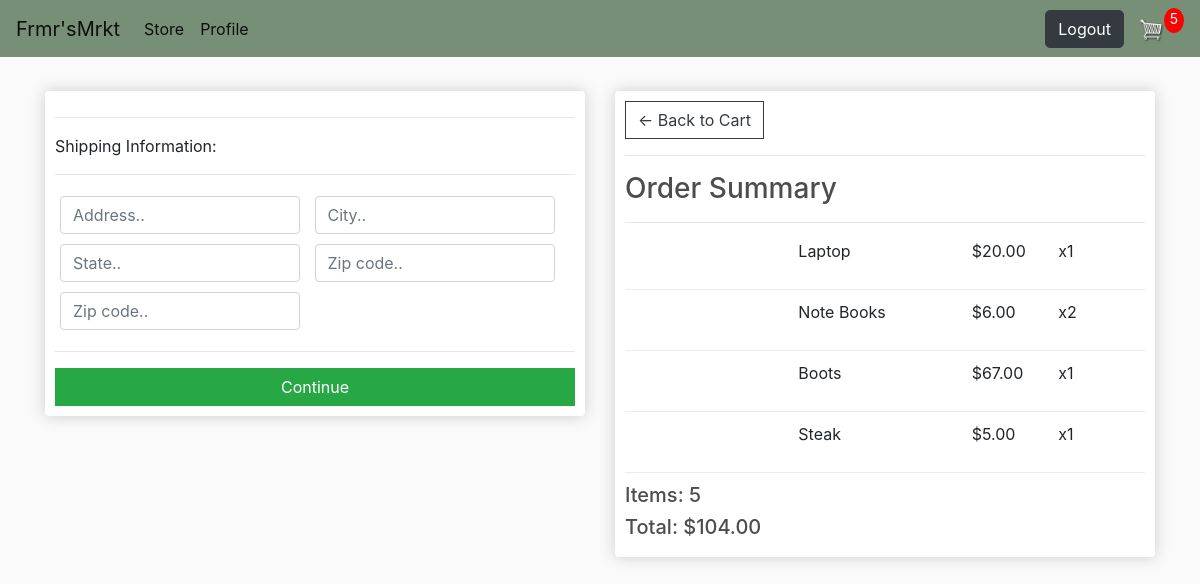
Before: /checkout/ (signed in) with the older database file.
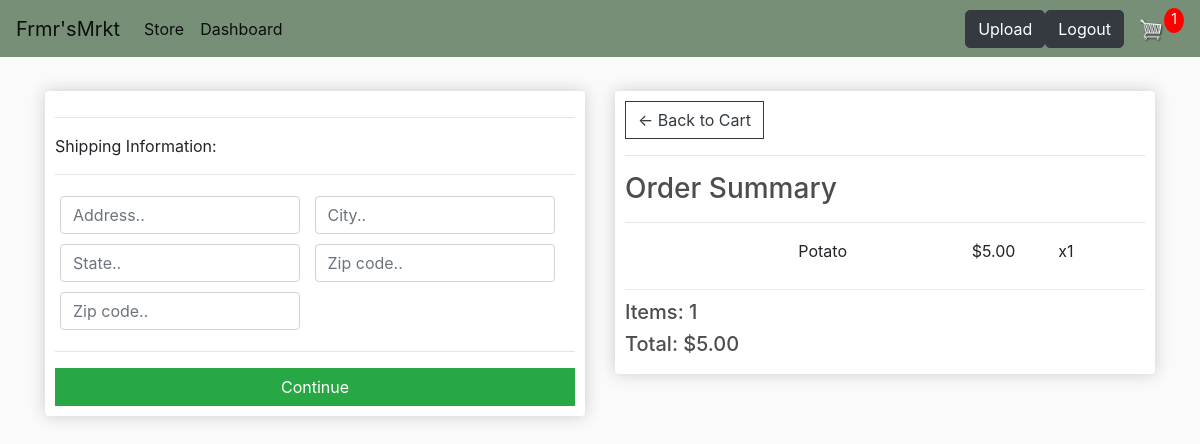
After: the same page with the newer database file.
### store/models.py (models this page shows, shortened)
class OrderItem(models.Model):
	product = models.ForeignKey(Product, on_delete=models.SET_NULL, null=True)
	order = models.ForeignKey(Order, on_delete=models.SET_NULL, null=True)
	quantity = models.IntegerField(default=0, null=True, blank=True)
	price = models.FloatField(null=False, default=0)
	business = models.ForeignKey(Customer, on_delete=models.SET_NULL, null=True)
	status = models.CharField(default='New', null=True, max_length=20)
	date_added = models.DateTimeField(auto_now_add=True)
	@property
	def get_total(self):
		total = self.product.price * self.quantity
		return total

class Product(models.Model):
    name = models.CharField(max_length=200)
    price = models.FloatField()
    quantity = models.IntegerField(default=10)
    digital = models.BooleanField(default=False,null=True, blank=True)
    image = models.ImageField(null=True, blank=True)
    description = models.TextField(null=True, blank=True)
    owner = models.ForeignKey(Customer, on_delete=models.CASCADE, null=True)
    category = models.CharField(max_length=50, default='Generic')
    date_added = models.DateTimeField(default=datetime.now())
    @property
    def imageURL(self):
        try:
            url = self.image.url
        except:
            url = ''
        return url

class Order(models.Model):
	customer = models.ForeignKey(Customer, on_delete=models.SET_NULL, null=True, blank=True)
	date_ordered = models.DateTimeField(auto_now_add=True)
	complete = models.BooleanField(default=False)
	transaction_id = models.CharField(max_length=100, null=True)
	@property
	def get_cart_total(self):
		orderitems = self.orderitem_set.all()
		total = sum([item.get_total for item in orderitems])
		return total
	@property
	def get_cart_items(self):
		orderitems = self.orderitem_set.all()
		total = sum([item.quantity for item in orderitems])
		return total
	@property
	def shipping(self):
		shipping = False
		orderitems = self.orderitem_set.all()
		for i in orderitems:
			if i.product.digital == False:
				shipping = True
		return shipping

### store/views.py (the view)
# urls.py: path('checkout/', views.checkout, name="checkout"),
def checkout(request):
	data = cartData(request)
	cartItems = data['cartItems']
	order = data['order']
	items = data['items']
	context = {'items':items, 'order':order, 'cartItems':cartItems}
	return render(request, 'store/checkout.html', context)

### store/utils.py (called while the page is built)
def cartData(request):
	if request.user.is_authenticated:
		customer = request.user.customer
		order, created = Order.objects.get_or_create(customer=customer, complete=False)
		items = order.orderitem_set.all()
		cartItems = order.get_cart_items
	else:
		cookieData = cookieCart(request)
		cartItems = cookieData['cartItems']
		order = cookieData['order']
		items = cookieData['items']
	return {'cartItems':cartItems ,'order':order, 'items':items}

### store/templates/store/checkout.html (shortened to what this page needs)
{% extends 'store/main.html' %} {% load static %} {% block content %}
<div class="row">
  <div class="col-lg-6">
    <div class="box-element" id="form-wrapper">
      <form id="form">
        <div id="shipping-info">
          <hr />
          <p>Shipping Information:</p>
          <hr />
          <div class="form-field">
            <input
              class="form-control"
              type="text"
              name="address"
              placeholder="Address.."
            />
          </div>
          <div class="form-field">
            <input
              class="form-control"
              type="text"
              name="city"
              placeholder="City.."
            />
          </div>
          <div class="form-field">
            <input
              class="form-control"
              type="text"
              name="state"
              placeholder="State.."
            />
          </div>
          <div class="form-field">
            <input
              class="form-control"
              type="text"
              name="zipcode"
              placeholder="Zip code.."
            />
          </div>
          <div class="form-field">
            <input
              class="form-control"
              type="text"
              name="country"
              placeholder="Zip code.."
            />
          </div>
        </div>
        <hr />
        <input
          id="form-button"
          class="btn btn-success btn-block"
          type="submit"
          value="Continue"
        />
      </form>
    </div>
    <br />
  </div>
  <div class="col-lg-6">
    <div class="box-element">
      <a class="btn btn-outline-dark" href="{% url 'cart' %}"
        >&#x2190; Back to Cart</a
      >
      <hr />
      <h3>Order Summary</h3>
      <hr />
      {% for item in items %}
      <div class="cart-row">
        <div style="flex: 2">
        </div>
        <div style="flex: 2"><p>{{item.product.name}}</p></div>
        <div style="flex: 1"><p>${{item.product.price|floatformat:2}}</p></div>
        <div style="flex: 1"><p>x{{item.quantity}}</p></div>
      </div>
      {% endfor %}
      <h5>Items: {{order.get_cart_items}}</h5>
      <h5>Total: ${{order.get_cart_total|floatformat:2}}</h5>
    </div>
  </div>
</div>
{% endblock content %}

Changed rows visible on the page:
removed OrderItem: product.name "Laptop", product.price "20.00", quantity "1"
removed OrderItem: product.name "Note Books", product.price "6.00", quantity "2"
removed OrderItem: product.name "Boots", product.price "67.00", quantity "1"
removed OrderItem: product.name "Steak", product.price "5.00", quantity "1"
removed Order: get_cart_items "5", get_cart_total "104.00"
added OrderItem: product.name "Potato", product.price "5.00", quantity "1"
added Order: get_cart_items "1", get_cart_total "5.00"
Other visible differences:
{{ cartItems }}: "5" → "1"
text no longer shown: "Profile"
text now shown: "Dashboard Upload"
